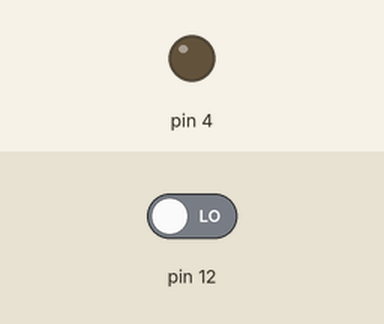
Simulated run of this program. Board: Arduino Nano, built with avr-gcc and run on an emulated ATmega328P. On the bench: output pins drawn as LEDs (lit = HIGH). The test bench sets the inputs (shaded band); at power-on: pin 12 LOW.

Above: at 1.2 s.
1.3 s: pin 12 driven HIGH
At 2.1 s:
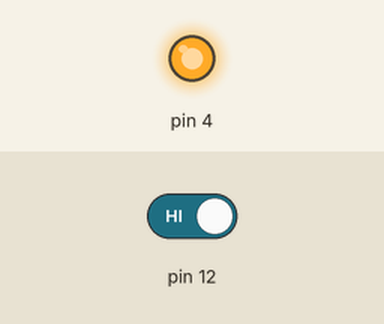
Timing chart, 0 to 4.3 s (numbered marks = the images above; inputs shaded):
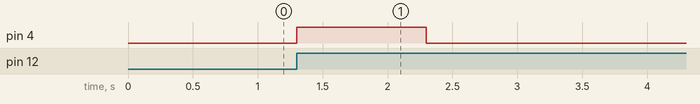

Measured:
- after the input at 1.3 s, pin 4: LOW → HIGH at once, → LOW 1.0 s later

The program:

main.cpp
```cpp
#define FLAG_ACTIVE_DEBUG false

#include <Arduino.h>
#include <Wiegand.h>
#include "config.h"
#include "opener.h"
#include "time_mc.h"

OpenerExc opener(0x4, 0xC);
WIEGAND wiegand;
TimeMC timeMC;

void setup()
{
#if (FLAG_ACTIVE_DEBUG == true)
  Serial.begin(115200);
  Serial.println(F("\n\nDEBUG: DEVICE > setup"));
#endif
  wiegand.begin();
#if (FLAG_ACTIVE_DEBUG == true)
  Serial.println(F("DEBUG: DEVICE > begin"));
#endif
}

void loop()
{
  timeMC.update();
  opener.relay.process(timeMC.ms);
  opener.pressingOpen(timeMC.ms);
  if (wiegand.available())
  {
    unsigned long key = wiegand.getCode();
#if (FLAG_ACTIVE_DEBUG == true)
    Serial.print(F("DEBUG: WIEGAND > key:"));
    Serial.println(key);
#endif
    if (key < 9999)
    {
      return;
    }
    switch (key)
    {
    case MASTER_KEY_1:
      break;
    case MASTER_KEY_2:
      break;
    case MASTER_KEY_3:
      break;
    case MASTER_KEY_4:
      break;
    case MASTER_KEY_5:
      break;
    case MASTER_KEY_6:
      break;
    case MASTER_KEY_7:
      break;
    case MASTER_KEY_8:
      break;
    case MASTER_KEY_9:
      break;
    case MASTER_KEY_10:
      break;
    case MASTER_KEY_11:
      break;
    case MASTER_KEY_12:
      break;
    case MASTER_KEY_13:
      break;
    case MASTER_KEY_14:
      break;
    case MASTER_KEY_15:
      break;
    case MASTER_KEY_16:
      break;
    case MASTER_KEY_17:
      break;
    case MASTER_KEY_18:
      break;
    case MASTER_KEY_19:
      break;
    case MASTER_KEY_20:
      break;
    case MASTER_KEY_21:
      break;
    case MASTER_KEY_22:
      break;
    case MASTER_KEY_23:
      break;
    case MASTER_KEY_24:
      break;
    case MASTER_KEY_25:
      break;
    case MASTER_KEY_26:
      break;
    case MASTER_KEY_27:
      break;
    case MASTER_KEY_28:
      break;
    case MASTER_KEY_29:
      break;
    case MASTER_KEY_30:
      break;
    case MASTER_KEY_31:
      break;
    case MASTER_KEY_32:
      break;
    case MASTER_KEY_33:
      break;
    case MASTER_KEY_34:
      break;
    case MASTER_KEY_35:
      break;
    case MASTER_KEY_36:
      break;
    case MASTER_KEY_37:
      break;
    case MASTER_KEY_38:
      break;
    case MASTER_KEY_39:
      break;
    case MASTER_KEY_40:
      break;
    case MASTER_KEY_41:
      break;
    case MASTER_KEY_42:
      break;
    case MASTER_KEY_43:
      break;
    case MASTER_KEY_44:
      break;
    case MASTER_KEY_45:
      break;
    case MASTER_KEY_46:
      break;
    case MASTER_KEY_47:
      break;
    case MASTER_KEY_48:
      break;
    case MASTER_KEY_49:
      break;
    case MASTER_KEY_50:
      break;
    case MASTER_KEY_51:
      break;
    case MASTER_KEY_52:
      break;
    case MASTER_KEY_53:
      break;
    case MASTER_KEY_54:
      break;
    case MASTER_KEY_55:
      break;
    case MASTER_KEY_56:
      break;
    case MASTER_KEY_57:
      break;
    case MASTER_KEY_58:
      break;
    case MASTER_KEY_59:
      break;
    case MASTER_KEY_60:
      break;
    case MASTER_KEY_61:
      break;
    case MASTER_KEY_62:
      break;
    case MASTER_KEY_63:
      break;
    case MASTER_KEY_64:
      break;
    case MASTER_KEY_65:
      break;
    case MASTER_KEY_66:
      break;
    case MASTER_KEY_67:
      break;
    case MASTER_KEY_68:
      break;
    case MASTER_KEY_69:
      break;
    case MASTER_KEY_70:
      break;
    case MASTER_KEY_71:
      break;
    case MASTER_KEY_72:
      break;
    case MASTER_KEY_73:
      break;
    case MASTER_KEY_74:
      break;
    case MASTER_KEY_75:
      break;
    case MASTER_KEY_76:
      break;
    case MASTER_KEY_77:
      break;
    case MASTER_KEY_78:
      break;
    case MASTER_KEY_79:
      break;
    case MASTER_KEY_80:
      break;
    case MASTER_KEY_81:
      break;
    case MASTER_KEY_82:
      break;
    case MASTER_KEY_83:
      break;
    case MASTER_KEY_84:
      break;
    case MASTER_KEY_85:
      break;
    case MASTER_KEY_86:
      break;
    case MASTER_KEY_87:
      break;
    case MASTER_KEY_88:
      break;
    case MASTER_KEY_89:
      break;
    case MASTER_KEY_90:
      break;
    case MASTER_KEY_91:
      break;
    case MASTER_KEY_92:
      break;
    case MASTER_KEY_93:
      break;
    case MASTER_KEY_94:
      break;
    case MASTER_KEY_95:
      break;
    case MASTER_KEY_96:
      break;
    case MASTER_KEY_97:
      break;
    case MASTER_KEY_98:
      break;
    case MASTER_KEY_99:
      break;
    case MASTER_KEY_100:
      break;
    default:
      return;
    }
#if (FLAG_ACTIVE_DEBUG == true)
    Serial.print(F("DEBUG: WIEGAND > relay active"));
#endif
    opener.relay.active(timeMC.ms);
  }
}
```

opener.h
```cpp
#ifndef OPENER_H
#define OPENER_H

#include <Arduino.h>

class OpenerExc
{
private:
    typedef class
    {
    public:
        uint8_t pin;
        unsigned long timestamp;

    public:
        void write(bool cmd)
        {
            digitalWrite(pin, cmd);
        };

        void on()
        {
            digitalWrite(pin, 0x1);
        };

        void off()
        {
            digitalWrite(pin, 0x0);
        };

        void active(unsigned long &currentMillisecTime)
        {
            timestamp = currentMillisecTime;
            on();
        };
        void process(unsigned long &currentMillisecTime)
        {
            if (currentMillisecTime - timestamp < 1000)
            {
                return;
            }
            off();
        };
        void init(uint8_t pinNumb)
        {
            pin = pinNumb;
            pinMode(pin, 0x1);
            off();
        };

    } OutputExc;

    typedef class
    {
    public:
        uint8_t pin;
        bool state;
        bool previous;
        unsigned long timestamp;

    public:
        bool read()
        {
            state = digitalRead(pin);
            return state;
        };

        void update()
        {
            previous = state;
        };

        void init(uint8_t pinNumb)
        {
            pin = pinNumb;
            pinMode(pin, 0x0);
        };
        bool pressing(unsigned long &currentMillisecTime)
        {
            read();
            if (state != previous && state == true && currentMillisecTime - timestamp > 200)
            {
                timestamp = currentMillisecTime;
                update();
                return true;
            }
            return false;
        };

    } InputExc;

public:
    OutputExc relay;
    InputExc button;

public:
    OpenerExc(const unsigned int relayPin, const unsigned int buttonPin)
    {
        relay.init(relayPin);
        button.init(buttonPin);
    };
    void pressingOpen(unsigned long &currentMillisecTime)
    {
        button.read();
        if (button.state == button.previous)
        {
            return;
        }
        if (button.state == true && currentMillisecTime - button.timestamp > 200)
        {
            relay.active(currentMillisecTime);
        }
        button.timestamp = currentMillisecTime;
        button.update();
    };
};

#endif
```

time_mc.h
```cpp
#ifndef TIME_MC_H
#define TIME_MC_H

#include <Arduino.h>

class TimeMC
{
public:
    unsigned long ms;

public:
    void update()
    {
        ms = millis();
    };
};

#endif
```

config.h
```cpp
#ifndef CONFIG_H
#define CONFIG_H

#define MASTER_KEY_1 1
#define MASTER_KEY_2 2
#define MASTER_KEY_3 3
#define MASTER_KEY_4 4
#define MASTER_KEY_5 5
#define MASTER_KEY_6 6
#define MASTER_KEY_7 7
#define MASTER_KEY_8 8
#define MASTER_KEY_9 9
#define MASTER_KEY_10 10
#define MASTER_KEY_11 11
#define MASTER_KEY_12 12
#define MASTER_KEY_13 13
#define MASTER_KEY_14 14
#define MASTER_KEY_15 15
#define MASTER_KEY_16 16
#define MASTER_KEY_17 17
#define MASTER_KEY_18 18
#define MASTER_KEY_19 19
#define MASTER_KEY_20 20
#define MASTER_KEY_21 21
#define MASTER_KEY_22 22
#define MASTER_KEY_23 23
#define MASTER_KEY_24 24
#define MASTER_KEY_25 25
#define MASTER_KEY_26 26
#define MASTER_KEY_27 27
#define MASTER_KEY_28 28
#define MASTER_KEY_29 29
#define MASTER_KEY_30 30
#define MASTER_KEY_31 31
#define MASTER_KEY_32 32
#define MASTER_KEY_33 33
#define MASTER_KEY_34 34
#define MASTER_KEY_35 35
#define MASTER_KEY_36 36
#define MASTER_KEY_37 37
#define MASTER_KEY_38 38
#define MASTER_KEY_39 39
#define MASTER_KEY_40 40
#define MASTER_KEY_41 41
#define MASTER_KEY_42 42
#define MASTER_KEY_43 43
#define MASTER_KEY_44 44
#define MASTER_KEY_45 45
#define MASTER_KEY_46 46
#define MASTER_KEY_47 47
#define MASTER_KEY_48 48
#define MASTER_KEY_49 49
#define MASTER_KEY_50 50
#define MASTER_KEY_51 51
#define MASTER_KEY_52 52
#define MASTER_KEY_53 53
#define MASTER_KEY_54 54
#define MASTER_KEY_55 55
#define MASTER_KEY_56 56
#define MASTER_KEY_57 57
#define MASTER_KEY_58 58
#define MASTER_KEY_59 59
#define MASTER_KEY_60 60
#define MASTER_KEY_61 61
#define MASTER_KEY_62 62
#define MASTER_KEY_63 63
#define MASTER_KEY_64 64
#define MASTER_KEY_65 65
#define MASTER_KEY_66 66
#define MASTER_KEY_67 67
#define MASTER_KEY_68 68
#define MASTER_KEY_69 69
#define MASTER_KEY_70 70
#define MASTER_KEY_71 71
#define MASTER_KEY_72 72
#define MASTER_KEY_73 73
#define MASTER_KEY_74 74
#define MASTER_KEY_75 75
#define MASTER_KEY_76 76
#define MASTER_KEY_77 77
#define MASTER_KEY_78 78
#define MASTER_KEY_79 79
#define MASTER_KEY_80 80
#define MASTER_KEY_81 81
#define MASTER_KEY_82 82
#define MASTER_KEY_83 83
#define MASTER_KEY_84 84
#define MASTER_KEY_85 85
#define MASTER_KEY_86 86
#define MASTER_KEY_87 87
#define MASTER_KEY_88 88
#define MASTER_KEY_89 89
#define MASTER_KEY_90 90
#define MASTER_KEY_91 91
#define MASTER_KEY_92 92
#define MASTER_KEY_93 93
#define MASTER_KEY_94 94
#define MASTER_KEY_95 95
#define MASTER_KEY_96 96
#define MASTER_KEY_97 97
#define MASTER_KEY_98 98
#define MASTER_KEY_99 99
#define MASTER_KEY_100 100


#endif
```
